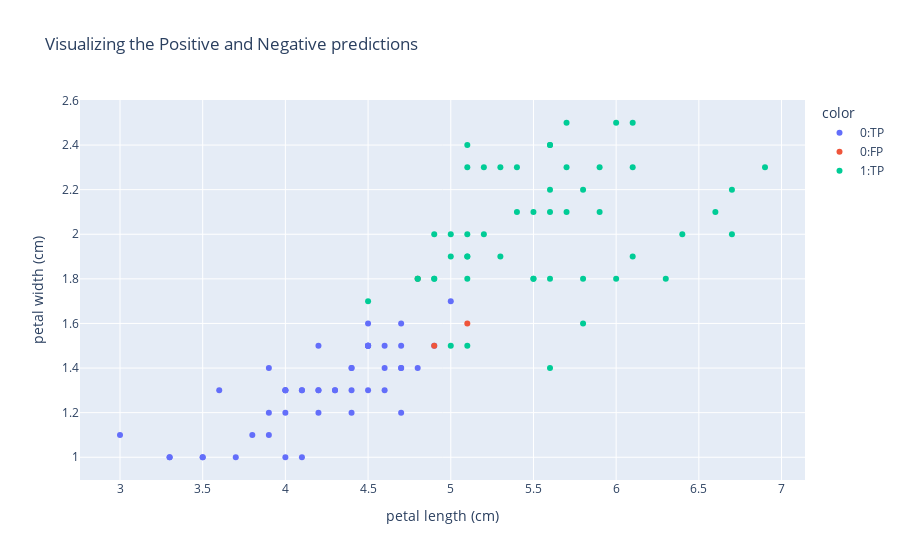

The cell this chart's notebook holds for it:
### Code cell
fig =px.scatter(x=X[:,2], y=X[:,3], color= df.GT.astype(str)+':' + df.Result, title= 'Visualizing the Positive and Negative predictions')
fig.update_layout(yaxis_title="petal width (cm)",
                xaxis_title = 'petal length (cm)')
fig.show()

### Figure 1 — Plotly figure (JSON) as saved in the notebook; plotly's stock layout.template omitted (floating-point values rounded to 4 significant figures)
{"data": [{"hovertemplate": "color=0:TP<br>x=%{x}<br>y=%{y}<extra></extra>", "legendgroup": "0:TP", "marker": {"color": "#636efa", "symbol": "circle"}, "mode": "markers", "name": "0:TP", "orientation": "v", "showlegend": true, "type": "scatter", "x": [4.7, 4.5, 4.9, 4, 4.6, 4.5, 4.7, 3.3, 4.6, 3.9, 3.5, 4.2, 4, 4.7, 3.6, 4.4, 4.5, 4.1, 4.5, 3.9, 4, 4.7, 4.3, 4.4, 4.8, 5, 4.5, 3.5, 3.8, 3.7, 3.9, 4.5, 4.5, 4.7, 4.4, 4.1, 4, 4.4, 4.6, 4, 3.3, 4.2, 4.2, 4.2, 4.3, 3, 4.1], "xaxis": "x", "y": [1.4, 1.5, 1.5, 1.3, 1.5, 1.3, 1.6, 1, 1.3, 1.4, 1, 1.5, 1, 1.4, 1.3, 1.4, 1.5, 1, 1.5, 1.1, 1.3, 1.2, 1.3, 1.4, 1.4, 1.7, 1.5, 1, 1.1, 1, 1.2, 1.5, 1.6, 1.5, 1.3, 1.3, 1.3, 1.2, 1.4, 1.2, 1, 1.3, 1.2, 1.3, 1.3, 1.1, 1.3], "yaxis": "y"}, {"hovertemplate": "color=0:FP<br>x=%{x}<br>y=%{y}<extra></extra>", "legendgroup": "0:FP", "marker": {"color": "#EF553B", "symbol": "circle"}, "mode": "markers", "name": "0:FP", "orientation": "v", "showlegend": true, "type": "scatter", "x": [4.8, 4.9, 5.1], "xaxis": "x", "y": [1.8, 1.5, 1.6], "yaxis": "y"}, {"hovertemplate": "color=1:TP<br>x=%{x}<br>y=%{y}<extra></extra>", "legendgroup": "1:TP", "marker": {"color": "#00cc96", "symbol": "circle"}, "mode": "markers", "name": "1:TP", "orientation": "v", "showlegend": true, "type": "scatter", "x": [6, 5.1, 5.9, 5.6, 5.8, 6.6, 4.5, 6.3, 5.8, 6.1, 5.1, 5.3, 5.5, 5, 5.1, 5.3, 5.5, 6.7, 6.9, 5, 5.7, 4.9, 6.7, 4.9, 5.7, 6, 4.8, 4.9, 5.6, 5.8, 6.1, 6.4, 5.6, 5.1, 5.6, 6.1, 5.6, 5.5, 4.8, 5.4, 5.6, 5.1, 5.1, 5.9, 5.7, 5.2, 5, 5.2, 5.4, 5.1], "xaxis": "x", "y": [2.5, 1.9, 2.1, 1.8, 2.2, 2.1, 1.7, 1.8, 1.8, 2.5, 2, 1.9, 2.1, 2, 2.4, 2.3, 1.8, 2.2, 2.3, 1.5, 2.3, 2, 2, 1.8, 2.1, 1.8, 1.8, 1.8, 2.1, 1.6, 1.9, 2, 2.2, 1.5, 1.4, 2.3, 2.4, 1.8, 1.8, 2.1, 2.4, 2.3, 1.9, 2.3, 2.5, 2.3, 1.9, 2, 2.3, 1.8], "yaxis": "y"}], "layout": {"legend": {"title": {"text": "color"}, "tracegroupgap": 0}, "title": {"text": "Visualizing the Positive and Negative predictions"}, "xaxis": {"anchor": "y", "domain": [0, 1], "title": {"text": "petal length (cm)"}}, "yaxis": {"anchor": "x", "domain": [0, 1], "title": {"text": "petal width (cm)"}}}}
